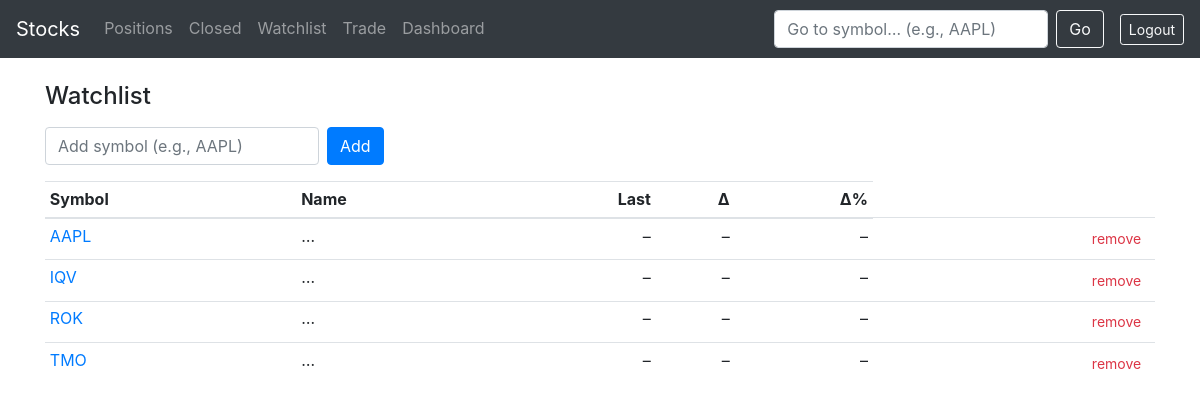
Screenshot of /watchlist (signed in) with the database file from the repository.
### tables this page shows
CREATE TABLE watchlist (
  user_id INTEGER NOT NULL,
  symbol TEXT NOT NULL,
  added_at DATETIME DEFAULT CURRENT_TIMESTAMP,
  PRIMARY KEY (user_id, symbol)
);

### app.py (the view, shortened to what this page needs)
@app.route("/watchlist", methods=["GET","POST"])
@login_required
def watchlist():
    user_id = session["user_id"]
    rows=db.execute("SELECT symbol FROM watchlist WHERE user_id=? ORDER BY symbol", user_id)
    symbols = [r["symbol"] for r in rows]
    return render_template("watchlist.html", symbols=symbols)

### app.py (called while the page is built)
@app.after_request
def after_request(response):
    response.headers["Cache-Control"] = "no-cache, no-store, must-revalidate"
    response.headers["Expires"] = 0
    response.headers["Pragma"] = "no-cache"
    return response

### helpers.py (called while the page is built)
def login_required(f):
    @wraps(f)
    def decorated_function(*args, **kwargs):
        if session.get("user_id") is None:
            return redirect("/login")
        return f(*args, **kwargs)
    return decorated_function

### templates/watchlist.html (shortened to what this page needs)
{% extends "layout.html" %}
{% block main %}
<h4 class="mb-3">Watchlist</h4>
<form method="post" class="form-inline mb-3">
     <input name="symbol" list="tickers" class="form-control mr-2" placeholder="Add symbol (e.g., AAPL)" required>
     <button class="btn btn-primary">Add</button>
</form>
<div class="table-responsive">
    <table class="table table-sm align-middle">
        <thead>
            <tr>
                <th>Symbol</th><th>Name</th>
                <th class="text-right">Last</th>
                <th class="text-right">Δ</th>
                <th class="text-right">Δ%</th>
            </tr>
        </thead>
        <tbody id="wlBody">
            {% for s in symbols %}
            <tr data-s="{{s}}">
                <td><a href="/symbol/{{s}}">{{s}}</a></td>
                <td class="name text-truncate" style="max-width:260px">…</td>
                <td class="last text-right">–</td>
                <td class="chg  text-right">–</td>
                <td class="pct  text-right">–</td>
                <td class="text-right">
                    <form method="post" class="m-0 p-0 d-inline">
                        <button name="remove" value="1" class="btn btn-link btn-sm text-danger">remove</button>
                    </form>
                </td>
            </tr>
            {% endfor %}
        </tbody>
    </table>
</div>
{% endblock %}

### static/styles.css (style rules this page uses)
body { line-height:1.6; }

### rows the page displays
watchlist: symbol "AAPL"
watchlist: symbol "IQV"
watchlist: symbol "ROK"
watchlist: symbol "TMO"
